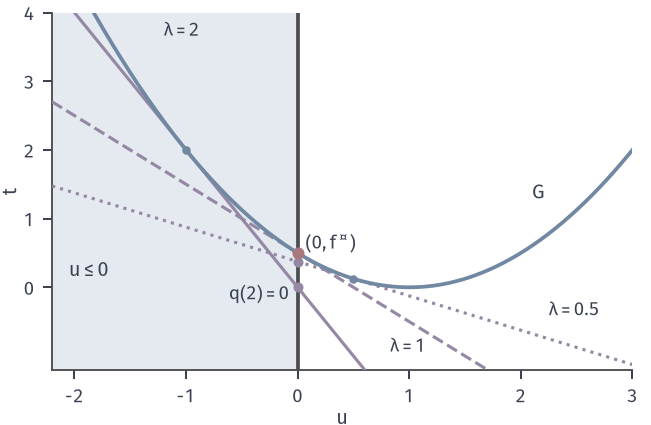

The Python source for this figure:
from pathlib import Path
import sys
ROOT = next(p for p in Path(__file__).resolve().parents if (p/'build.sh').is_file() and (p/'tex/book.tex').is_file())
sys.path.insert(0, str(ROOT/'figures/00-shared/mathematical-preliminaries-upper/00-shared/comprehension-figures'))
from support import figure, save, BLUE, GREEN, YELLOW, RED, PURPLE, INK, MUTED, GRID, BLUE_FILL, GREEN_FILL, YELLOW_FILL, RED_FILL, PURPLE_FILL
import numpy as np
HERE = Path(__file__).resolve().parent
STROKE = '#4C4D4F'
def panel(fig, left, right, top, bottom, wspace=.25):
    fig.set_layout_engine(None)
    H=fig.get_figheight()*25.4
    if len(fig.axes)>1: bottom=15.5/H
    fig.subplots_adjust(left=left, right=right, top=top, bottom=bottom, wspace=wspace)
def tag(fig, ax, s, y=None):
    p = ax.get_position(); fig.text((p.x0+p.x1)/2, 1.0/(fig.get_figheight()*25.4), s, ha='center', va='bottom')
def opt(ax, x=0, y=0, ms=4.8, z=7): ax.plot([x],[y],'o',ms=ms,color=RED,mew=0,zorder=z)
def dot(ax, x, y, c=GREEN, ms=4.2, z=6, m='o'): ax.plot([x],[y],m,ms=ms,color=c,mew=0,zorder=z)
def hollow(ax, x, y, c=BLUE, ms=4.4, z=7): ax.plot([x],[y],'o',ms=ms,mfc='white',mec=c,mew=1.0,zorder=z)

# 一元例在 (u,t)=(g(x),f(x)) 平面的像 t=(u-1)^2/2；支撑线 t=q(lam)-lam*u。
fig,A=figure(width_mm=92,height_mm=60)
panel(fig,.08,.97,.97,.13)
U=np.linspace(-2.2,3,400)
A.axvspan(-2.2,0,color=BLUE_FILL,lw=0,zorder=0)
A.plot(U,.5*(U-1)**2,color=BLUE,lw=1.5,zorder=4)
A.plot([0,0],[-1.2,4],color=STROKE,lw=1.5,zorder=2)
for lam,ls,yt in ((.5,':',None),(1,'--',None),(2,'-',None)):
    q=lam-.5*lam**2; A.plot(U,q-lam*U,color=PURPLE,lw=1.25,ls=ls,zorder=3); dot(A,0,q,PURPLE,ms=4.0,z=6)
    dot(A,1-lam,.5*lam**2,BLUE,ms=3.4,z=5)
opt(A,0,.5)
A.text(.07,.56,r'$(0,f^\star)$',fontsize=7.5)
A.text(-.07,-.18,r'$q(2)=0$',fontsize=7.5,ha='right')
A.text(2.1,1.28,r'$G$',color=INK); A.text(-2.05,.15,r'$u\leq0$',color=INK)
A.text(2.32,-.86,r'$\lambda=.5$'.replace('.5','0.5'),fontsize=7.5,ha='left') if 0 else None
A.text(-1.2,3.65,r'$\lambda=2$',fontsize=7.5); A.text(1.15,-.95,r'$\lambda=1$',fontsize=7.5,ha='right'); A.text(2.25,-.42,r'$\lambda=0.5$',fontsize=7.5,ha='left')
A.set_xlim(-2.2,3);A.set_ylim(-1.2,4);A.set_xticks([-2,-1,0,1,2,3]);A.set_yticks([0,1,2,3,4]);A.set_xlabel('$u$',labelpad=1);A.set_ylabel('$t$',labelpad=1)
save(fig,HERE,'figure',{'G':'t=(u-1)^2/2','lines':'t=q(lam)-lam*u'})
